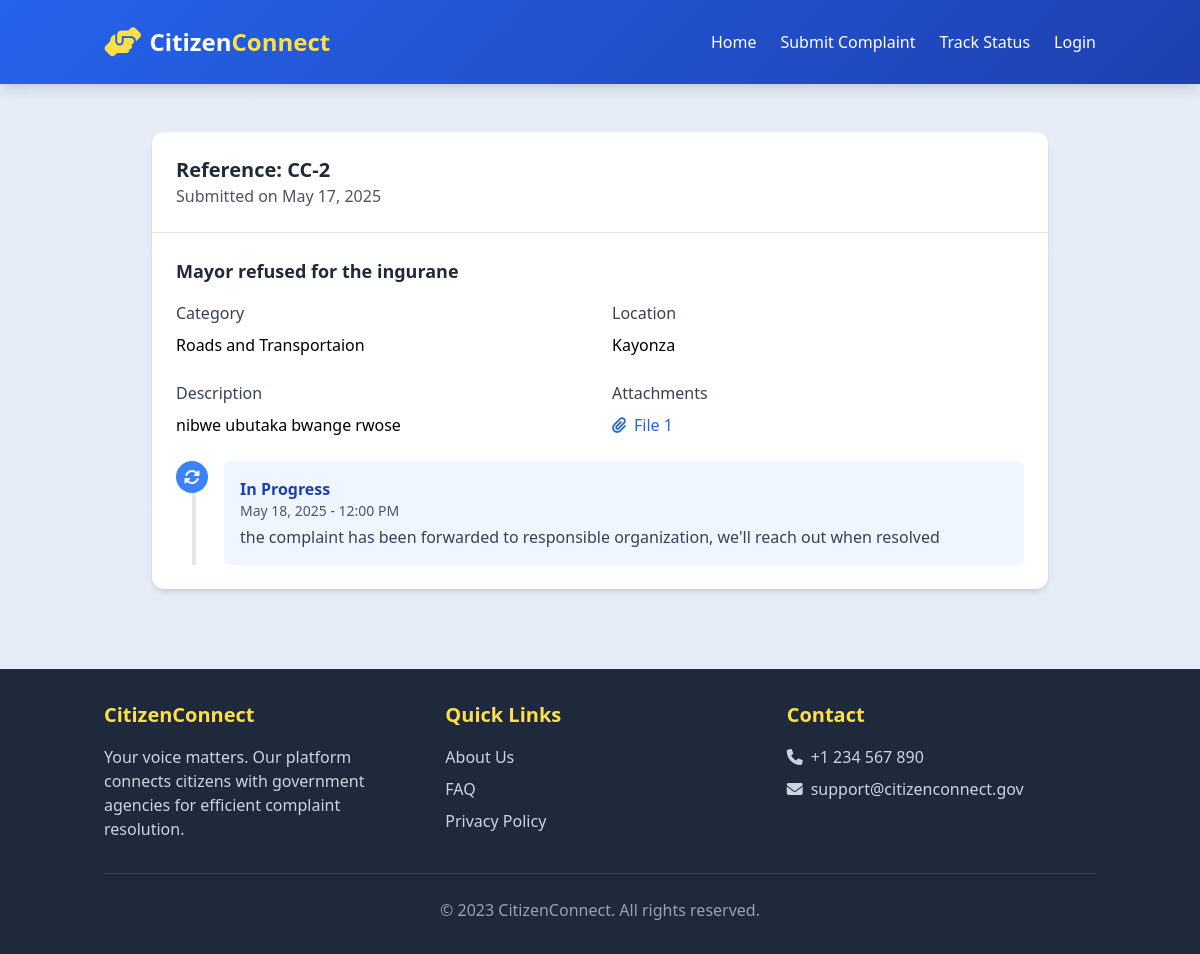
Screenshot of /track/2/ with the database file from the repository.
### citizens/models.py (models this page shows, shortened)
class Complaint(models.Model):
    STATUS_CHOICES = [
        ('pending', 'Pending'),
        ('in_progress', 'In Progress'),
        ('resolved', 'Resolved'),
        ('rejected', 'Rejected'),
    ]
    category = models.ForeignKey(ComplaintCategory, on_delete=models.SET_NULL, null=True)
    title = models.CharField(max_length=200)
    description = models.TextField()
    location = models.CharField(max_length=200)
    latitude = models.DecimalField(max_digits=9, decimal_places=6, null=True, blank=True)
    longitude = models.DecimalField(max_digits=9, decimal_places=6, null=True, blank=True)
    status = models.CharField(max_length=20, choices=STATUS_CHOICES, default='pending')
    created_at = models.DateTimeField(default=timezone.now)
    updated_at = models.DateTimeField(auto_now=True)
    is_anonymous = models.BooleanField(default=False)
    contact_email = models.EmailField()
    assigned_to = models.ForeignKey(CustomUser, related_name='assigned_complaints', on_delete=models.SET_NULL, null=True, blank=True)

class ComplaintCategory(models.Model):
    name = models.CharField(max_length=100)
    description = models.TextField(blank=True)
    department = models.CharField(max_length=100)
    admin_email = models.EmailField(blank=True)

class ComplaintAttachment(models.Model):
    complaint = models.ForeignKey(Complaint, on_delete=models.CASCADE, related_name='attachments')
    file = models.FileField(upload_to='complaint_attachments/')
    uploaded_at = models.DateTimeField(default=timezone.now)

class ComplaintUpdate(models.Model):
    complaint = models.ForeignKey(Complaint, on_delete=models.CASCADE, related_name='updates')
    status = models.CharField(max_length=20, choices=Complaint.STATUS_CHOICES)
    comment = models.TextField()
    created_at = models.DateTimeField(default=timezone.now)

### citizens/views.py (the view)
# urls.py: path('track/<int:pk>/', TrackComplaintView.as_view(), name='track_complaint'),
class TrackComplaintView(DetailView):
    model = Complaint
    template_name = 'citizens/track_complaint.html'
    context_object_name = 'complaint'
    def get_context_data(self, **kwargs):
        context = super().get_context_data(**kwargs)
        context['updates'] = self.object.updates.all().order_by('-created_at')
        return context

### templates/citizens/track_complaint.html (shortened to what this page needs)
{% extends 'base.html' %}
{% block content %}
<div class="container mx-auto px-4 py-12">
    <div class="max-w-4xl mx-auto">
        <div class="bg-white rounded-xl shadow-md overflow-hidden mb-8 animate__animated animate__fadeIn">
            <div class="border-b border-gray-200 p-6">
                <div class="flex flex-col sm:flex-row justify-between items-start sm:items-center">
                    <div>
                        <h2 class="text-xl font-bold text-gray-800">Reference: CC-{{ complaint.pk }}</h2>
                        <p class="text-gray-600">Submitted on {{ complaint.created_at|date:"F j, Y" }}</p>
                    </div>
                    <div class="mt-3 sm:mt-0">
                        <span class="px-4 py-2 rounded-full text-white font-semibold status-{{ complaint.status }}">
                            {% if complaint.status == 'in_progress' %}
                                <i class="fas fa-sync-alt fa-spin mr-2"></i>
                            {% elif complaint.status == 'resolved' %}
                                <i class="fas fa-check-circle mr-2"></i>
                            {% elif complaint.status == 'rejected' %}
                                <i class="fas fa-times-circle mr-2"></i>
                            {% else %}
                                <i class="fas fa-clock mr-2"></i>
                            {% endif %}
                        </span>
                    </div>
                </div>
            </div>
            <div class="p-6">
                <h3 class="text-lg font-semibold mb-4 text-gray-800">{{ complaint.title }}</h3>
                <div class="grid grid-cols-1 md:grid-cols-2 gap-6 mb-6">
                    <div>
                        <h4 class="font-medium text-gray-700 mb-2">Category</h4>
                        <p>{{ complaint.category.name }}</p>
                    </div>
                    <div>
                        <h4 class="font-medium text-gray-700 mb-2">Location</h4>
                        <p>{{ complaint.location }}</p>
                    </div>
                    <div>
                        <h4 class="font-medium text-gray-700 mb-2">Description</h4>
                        <p class="whitespace-pre-line">{{ complaint.description }}</p>
                    </div>
                    {% if complaint.attachments.exists %}
                    <div>
                        <h4 class="font-medium text-gray-700 mb-2">Attachments</h4>
                        <div class="grid grid-cols-2 gap-2">
                            {% for attachment in complaint.attachments.all %}
                            <a href="{{ attachment.file.url }}" target="_blank" class="flex items-center text-blue-600 hover:text-blue-800">
                                <i class="fas fa-paperclip mr-2"></i>
                                <span class="truncate">File {{ forloop.counter }}</span>
                            </a>
                            {% endfor %}
                        </div>
                    </div>
                    {% endif %}
                </div>
                <div class="relative">
                    <div class="absolute left-4 top-0 h-full w-1 bg-gray-200"></div>
                    <div class="space-y-8">
                        {% for update in updates %}
                        <div class="relative pl-12">
                            <div class="absolute left-0 top-0 w-8 h-8 rounded-full
                                {% if update.status == 'resolved' %}bg-green-500
                                {% elif update.status == 'rejected' %}bg-red-500
                                {% elif update.status == 'in_progress' %}bg-blue-500
                                {% else %}bg-yellow-500{% endif %}
                                flex items-center justify-center text-white">
                                {% if update.status == 'resolved' %}
                                    <i class="fas fa-check"></i>
                                {% elif update.status == 'rejected' %}
                                    <i class="fas fa-times"></i>
                                {% elif update.status == 'in_progress' %}
                                    <i class="fas fa-sync-alt fa-spin"></i>
                                {% else %}
                                    <i class="fas fa-clock"></i>
                                {% endif %}
                            </div>
                            <div class="{% if update.status == 'resolved' %}bg-green-50
                                {% elif update.status == 'rejected' %}bg-red-50
                                {% elif update.status == 'in_progress' %}bg-blue-50
                                {% else %}bg-yellow-50{% endif %}
                                p-4 rounded-lg">
                                <h4 class="font-semibold {% if update.status == 'resolved' %}text-green-800
                                    {% elif update.status == 'rejected' %}text-red-800
                                    {% elif update.status == 'in_progress' %}text-blue-800
                                    {% else %}text-yellow-800{% endif %}">
                                    {{ update.get_status_display }}
                                </h4>
                                <p class="text-gray-600 text-sm">{{ update.created_at|date:"F j, Y - g:i A" }}</p>
                                <p class="mt-1 text-gray-700 whitespace-pre-line">{{ update.comment }}</p>
                            </div>
                        </div>
                        {% endfor %}
                    </div>
                </div>
            </div>
        </div>
    </div>
</div>
{% endblock %}

### templates/base.html (style rules this page uses)
:root { --primary: #2563eb; --secondary: #1e40af; --accent: #f59e0b; --dark: #1e293b; --light: #f8fafc; }
body { font-family: 'Segoe UI', system-ui, sans-serif; background-color: #f0f4f8; background-image: radial-gradient(circle at 10% 20%, rgba(37, 99, 235, 0.05) 0%, rgba(37, 99, 235, 0.05) 90%); }

### rows the page displays
Complaint: pk "2", created_at "May 17, 2025", title "Mayor refused for the ingurane", category.name "Roads and Transportaion", location "Kayonza", description "nibwe ubutaka bwange rwose"
ComplaintUpdate: status "In Progress", created_at "May 18, 2025 - 12:00 PM", comment "the complaint has been forwarded to responsible organization, we'll reach out when resolved"
